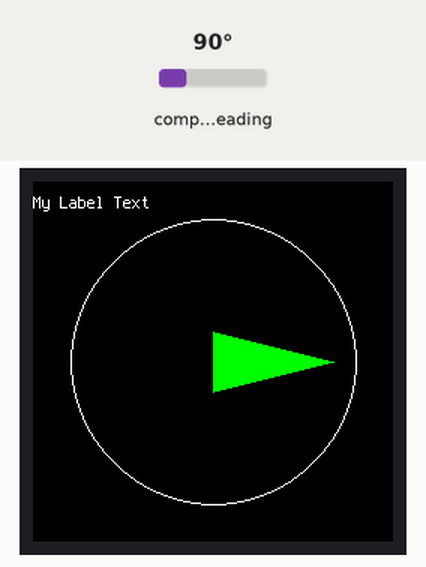
The program below on a simulated Adafruit CLUE running CircuitPython. On the bench: 240×240 colour display. The test bench sets the inputs (shaded band); at power-on: compass heading 90°. What the program prints to the serial console is not drawn.

Above: at 1.2 s.
1.3 s: compass heading set to 7°
At 2.6 s:
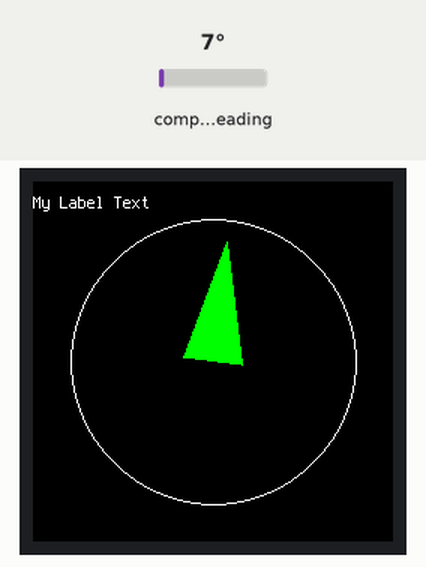
2.9 s: compass heading set to 180°
At 4.2 s:
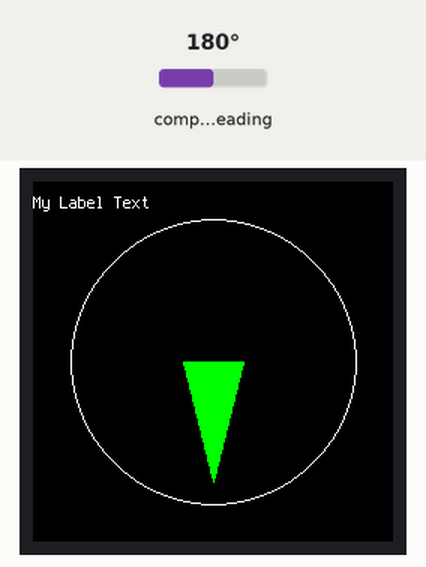
4.5 s: compass heading set to 269°
At 6.0 s:
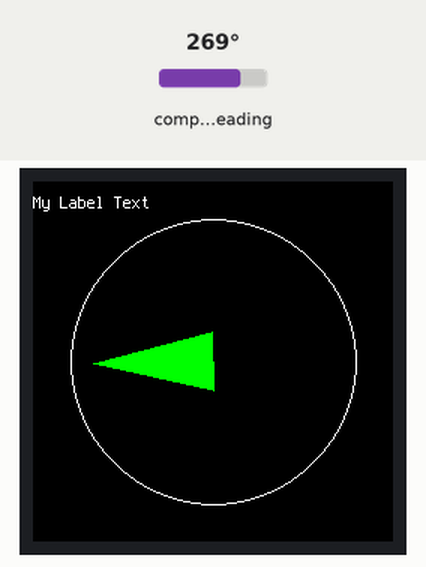
Timing chart, 0 to 7.5 s (numbered marks = the images above; inputs shaded):
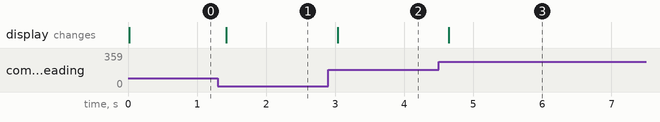

The program:

7._compass_without_i2c+arrow.py
```python
# import modules and libraries
import time
from math import atan2, degrees
import board
# import busio
# import adafruit_lis3mdl

import displayio
from adafruit_display_shapes.circle import Circle
from adafruit_display_shapes.triangle import Triangle
from adafruit_clue import clue
import math
from adafruit_display_text.label import Label
import terminalio


# declare objects and variables


d = 0  # direction angle

rA = 80  # arrow dimention
rB = 20  # arrow dimention
n = 0  # arrow angle

# buttonPre = False  # switch

def vector_2_degrees(x, y):
    angle = degrees(atan2(y, x))
    if angle < 0:
        angle += 360
    return angle

def get_heading():
    magnet_x, magnet_y, _ = clue.magnetic
    return vector_2_degrees(magnet_x, magnet_y)


def show(n):

    a0 = rA*math.cos(n*2*math.pi/360)
    b0 = rA*math.sin(n*2*math.pi/360)

    a1 = rB*math.cos((n+90)*2*math.pi/360)
    b1 = rB*math.sin((n+90)*2*math.pi/360)

    a2 = rB*math.cos((n-90)*2*math.pi/360)
    b2 = rB*math.sin((n-90)*2*math.pi/360)

    x0 = int(a0 + 120)
    y0 = int(120 - b0)

    x1 = int(a1 + 120)
    y1 = int(120 - b1)

    x2 = int(a2 + 120)
    y2 = int(120 - b2)

    display = board.DISPLAY

    clue_group = displayio.Group(max_size=4)
    outer_circle = Circle(120, 120, 95, outline=clue.WHITE)
    clue_group.append(outer_circle)

    arrow_group = displayio.Group(max_size=1)
    arrow = Triangle(x0, y0, x1, y1, x2, y2, fill=0x00FF00)
    arrow_group.append(arrow)
    clue_group.append(arrow_group)

    label_group = displayio.Group(max_size=1)
    my_label = Label(terminalio.FONT, text="My Label Text", color=clue.WHITE, scale=1)

    my_label.anchor_point = (0.0, 0.0)
    my_label.anchored_position = (0, 8)
    label_group.append(my_label)
    clue_group.append(label_group)

    display.show(clue_group)
    return

# loop foerver

while True:
    d = get_heading()
    n = 90 - d
    print(d, n)
    show(n)
    time.sleep(0.2)
```

Measured:
- after the input at 1.3 s, the display: changes after 0.13 s (image 1)
- after the input at 2.9 s, the display: changes after 0.14 s (image 2)
- after the input at 4.5 s, the display: changes after 0.15 s (image 3)
